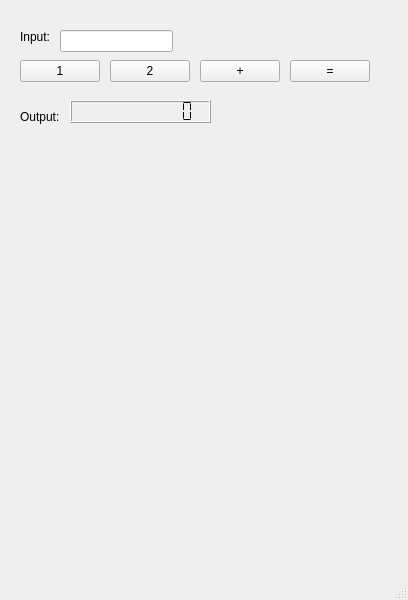
<?xml version="1.0" encoding="UTF-8"?>
<ui version="4.0">
 <class>MainWindow</class>
 <widget class="QMainWindow" name="MainWindow">
  <property name="geometry">
   <rect>
    <x>0</x>
    <y>0</y>
    <width>408</width>
    <height>600</height>
   </rect>
  </property>
  <property name="windowTitle">
   <string>MainWindow</string>
  </property>
  <widget class="QWidget" name="centralwidget">
   <widget class="QLineEdit" name="input_text">
    <property name="geometry">
     <rect>
      <x>60</x>
      <y>30</y>
      <width>113</width>
      <height>22</height>
     </rect>
    </property>
   </widget>
   <widget class="QPushButton" name="button_1">
    <property name="geometry">
     <rect>
      <x>20</x>
      <y>60</y>
      <width>80</width>
      <height>22</height>
     </rect>
    </property>
    <property name="text">
     <string>1</string>
    </property>
   </widget>
   <widget class="QPushButton" name="button_2">
    <property name="geometry">
     <rect>
      <x>110</x>
      <y>60</y>
      <width>80</width>
      <height>22</height>
     </rect>
    </property>
    <property name="text">
     <string>2</string>
    </property>
   </widget>
   <widget class="QPushButton" name="button_plus">
    <property name="geometry">
     <rect>
      <x>200</x>
      <y>60</y>
      <width>80</width>
      <height>22</height>
     </rect>
    </property>
    <property name="text">
     <string>+</string>
    </property>
   </widget>
   <widget class="QLabel" name="input_label">
    <property name="geometry">
     <rect>
      <x>20</x>
      <y>30</y>
      <width>57</width>
      <height>14</height>
     </rect>
    </property>
    <property name="text">
     <string>Input:</string>
    </property>
   </widget>
   <widget class="QLabel" name="output_label">
    <property name="geometry">
     <rect>
      <x>20</x>
      <y>110</y>
      <width>57</width>
      <height>14</height>
     </rect>
    </property>
    <property name="text">
     <string>Output:</string>
    </property>
   </widget>
   <widget class="QLCDNumber" name="output_lcd">
    <property name="geometry">
     <rect>
      <x>70</x>
      <y>100</y>
      <width>141</width>
      <height>23</height>
     </rect>
    </property>
    <property name="smallDecimalPoint">
     <bool>true</bool>
    </property>
    <property name="digitCount">
     <number>9</number>
    </property>
    <property name="segmentStyle">
     <enum>QLCDNumber::Flat</enum>
    </property>
    <property name="value" stdset="0">
     <double>0.000000000000000</double>
    </property>
    <property name="intValue" stdset="0">
     <number>0</number>
    </property>
   </widget>
   <widget class="QPushButton" name="button_equal">
    <property name="geometry">
     <rect>
      <x>290</x>
      <y>60</y>
      <width>80</width>
      <height>22</height>
     </rect>
    </property>
    <property name="text">
     <string>=</string>
    </property>
   </widget>
  </widget>
  <widget class="QMenuBar" name="menubar">
   <property name="geometry">
    <rect>
     <x>0</x>
     <y>0</y>
     <width>408</width>
     <height>19</height>
    </rect>
   </property>
  </widget>
  <widget class="QStatusBar" name="statusbar"/>
 </widget>
 <resources/>
 <connections/>
</ui>
